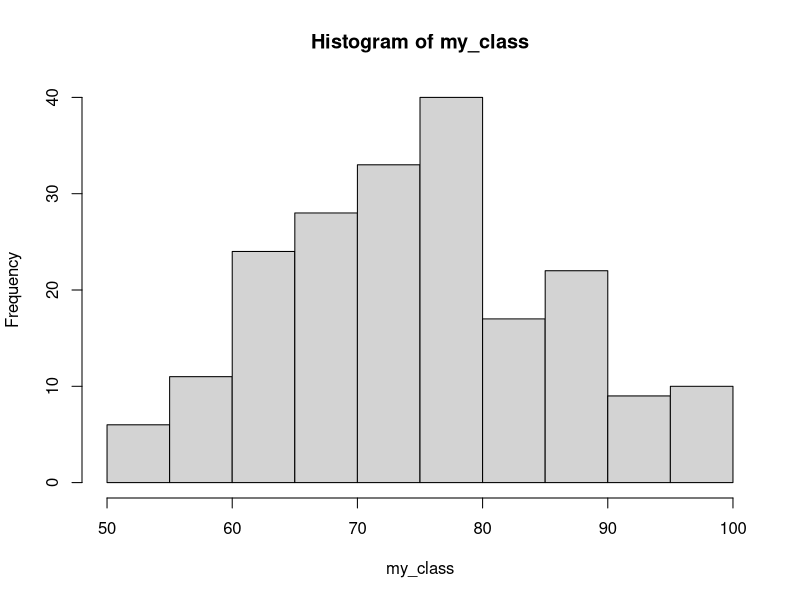
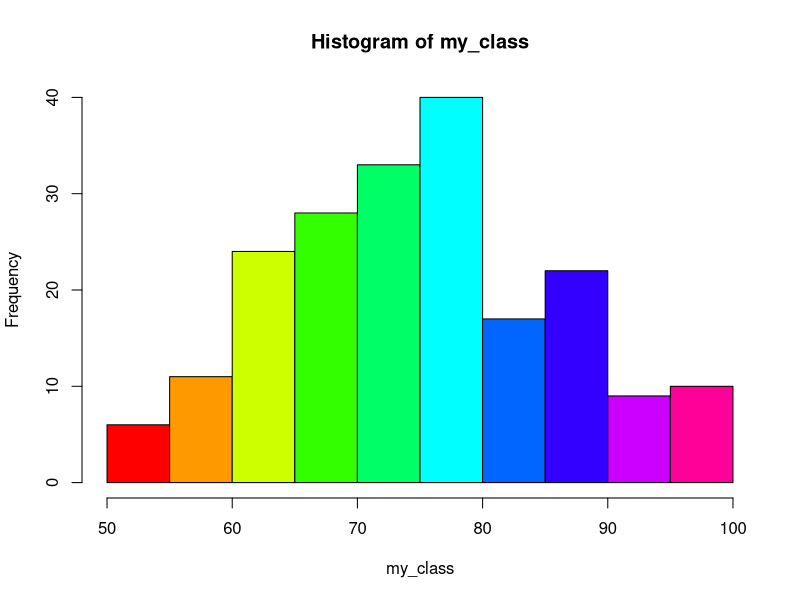
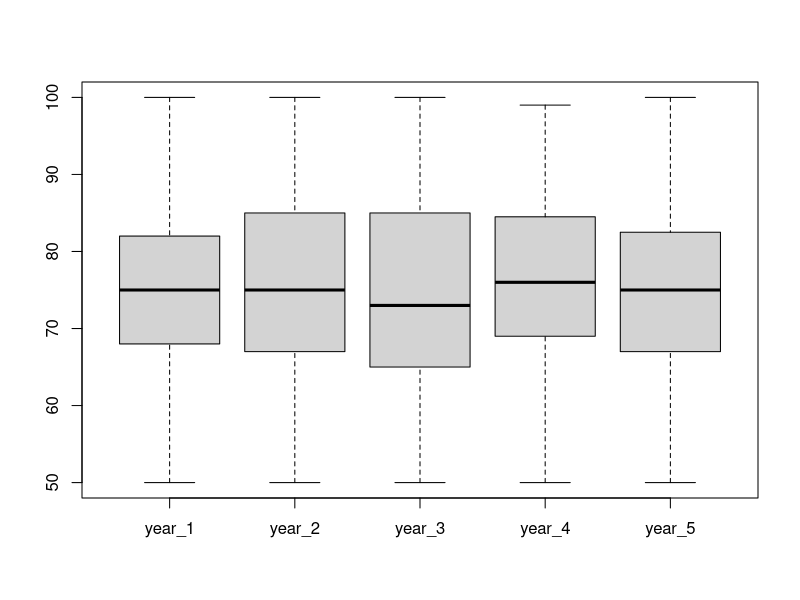

Write R code to recreate these figures, in order.
# REVIEW: CONDITIONALS & CONTROL FLOW

# Grade analysis in R ####

# Suppose you're a student in a class with other 199 classmates. You want to analyze the grades of this academy. The highest possible grade is 100, the lowest possible grade is 0.
# You know your own grade
me <- 89
# You have the access to the anonymized grades of other students
other_199 <- scan("other_199.txt") # set directory path to 0_data and import the text file as a vector with scan() function.
# You also have the access to the grades of previous 4 years. Import this data and convert it into a matrix with 4 columns 
previous_4 <- matrix(scan("previous_4.txt"), ncol = 4)

# To format the data so that it'd be easier to work with and analyze later on, merge the three datasets
my_class <- c(me, other_199)
# Build a 200x5 matrix using cbind() function to merge columns
last_5 <- cbind(my_class, previous_4)
# Name last_5 approprieately from year_1 to year_5
colnames(last_5) <- paste0("year_", 1:5) # paste0() function uses an empty string to join strings.

# Explore your data ####

# To get a good feel for your data, it's a good idea to make some visualizations and make some summaries.
# Build a histogram to have an overview of the grade this year
hist(my_class) # your grade (89) is in the 85-90 bin.
# Distinguish different bars with different colors
hist(my_class, col = rainbow(10)) # use rainbow palette.
# Generate a summary of each year
summary(last_5)
# A boxplot is more informative here
boxplot(last_5) # the plot shows only a slight differenct among 5 years.

# Basic queries ####

# Using relational operators to write queries to answer question about me, my_class and last_5. 
# Is your grade equal to 72?
me == 72
# Which grades in your class are higher than 75?
my_class > 75
# Which grades in the last 5 years are below or equal to 64?
last_5 <= 64
# The result of the queries should be a vector or a matrix of logicals.

# Logical operator ####

# Next to relational operators, there are also logical operators, to combine logicals: & - AND, | - OR, ! - NOT.
# Is your grade greater than 87 and smaller than or equal to 89?
me > 87 & me <= 89
# Which grades in your class are below 60 or above 90?
my_class < 60 | my_class >90

# Build aggregates ####

# Answering the question which grades in your class are higher than 75? with a vector of logicals is not very insightful. It's much better to ask the question how many grades in your class are higher than 75? instead. 
# For a logical vector, each TRUE counts as 1, and each FALSE — as zero. So summing all the elements of a logical vector is equivalent to counting all the 1’s (i.e. counting all the TRUE values).
# How many grades in your class are higher than 75?
sum(my_class > 75)
# How many students in your class scored strictly higher than you?
sum(my_class > me)
# Just in the same way, use mean() to find proportion of TRUE values in a logical vector: mean() returns the number of TRUE values divided by the total number of values.
# What's the proportion of grades below or equal to 64 in the last 5 years?
mean(last_5 <= 64)
# What's the proportion of grades in your class that are greater than or equal to 70 and lower than or equal to 85?
mean(my_class >= 70 & my_class <= 85)
# How many students in the last 5 years had a grade of 80 or 90?
sum(last_5 == 80 | last_5 == 90)
